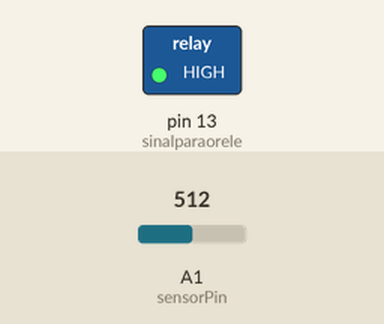
Recording of a sketch running on a simulated Arduino Uno, built with avr-gcc and run on an emulated ATmega328P. On the bench: switched loads named in the sketch (green lamp = pin HIGH). Inputs (shaded band) come from the test bench; at power-on: A1 (sensorPin) = 512. What the sketch prints to the serial monitor is not drawn.

Above: at 0.1 s.
Timing chart, 0 to 1.6 s (numbered marks = the images above):
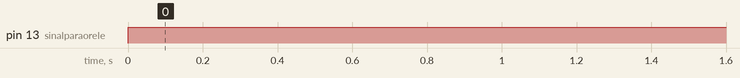

Measured:
- by itself, pin 13 (sinalparaorele): LOW → HIGH at 0.00 s

The sketch:

Prueba_voltaje_opt101.ino
```cpp
const int sensorPin = A1;
int sinalparaorele = 13;

void setup() {
  Serial.begin(9600);
  pinMode(sinalparaorele, OUTPUT); //Define o pino como saida
}

void loop() {
  // read the value from the sensor:
  int sensorValue = analogRead(sensorPin);
  digitalWrite(sinalparaorele, HIGH);

  float voltaje = sensorValue * (5.0 / 1023.0);
  Serial.print(sensorValue); // Tiempo
   Serial.print("\t");
  Serial.print("Voltaje: ");
  Serial.println(voltaje);
  delay(50);
}
```
